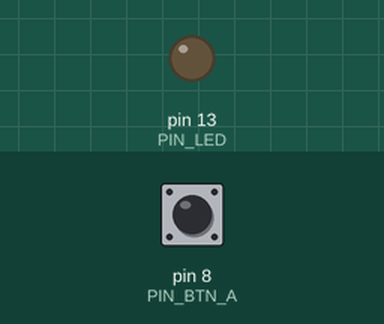
A sketch run on a simulated Arduino Uno, built with avr-gcc and run on an emulated ATmega328P. Shown: output pins drawn as LEDs (lit = HIGH). Inputs (shaded band) come from the test bench; at power-on: pin 8 (PIN_BTN_A) LOW. What the sketch prints to the serial monitor is not drawn.

Above: at 1.2 s.
1.3 s: pin 8 (PIN_BTN_A) pulled HIGH for 1 s
At 2.1 s:
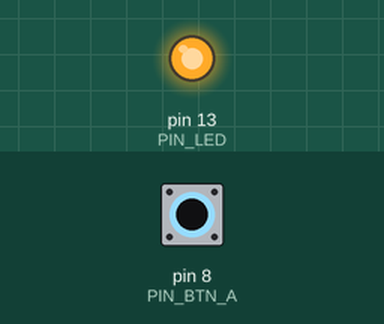
3.8 s: pin 8 (PIN_BTN_A) pulled HIGH for 3.2 s
At 7.7 s:
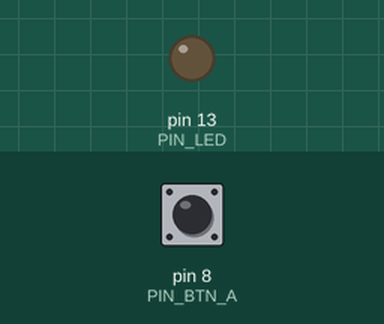
Timing chart, 0 to 9.2 s (numbered marks = the images above; inputs shaded):
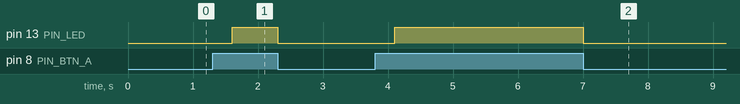

Measured:
- after the input at 1.3 s, pin 13 (PIN_LED): LOW → HIGH after 0.30 s, → LOW 0.70 s later
- after the input at 3.8 s, pin 13 (PIN_LED): LOW → HIGH after 0.30 s, → LOW 2.9 s later

The sketch:

simple_button.ino
```cpp
int PIN_LED = 13;
int PIN_BTN_A = 8;
int buttonA = 0;
int lastButtonA = 0;
unsigned long time1 = 0;
int HOLDTIME = 300;

void setup() {
  Serial.begin(9600);
  Serial.println("-- setup() --");
  pinMode(PIN_BTN_A, INPUT) ;    //スイッチに接続ピンをデジタル入力に設定
  pinMode(13, OUTPUT) ;  //ＬＥＤに接続ピンをデジタル出力に設定
}

void loop() {
  buttonA = digitalRead(PIN_BTN_A);
  //ボタンの状態が変化
  if(buttonA != lastButtonA) {
    if(buttonA == HIGH) {
      //ボタンが押された時間を保存
      time1 = millis();
    }
    //ボタンの状態を保存
    lastButtonA = buttonA;
  } else {
    //ボタンが押されてから1秒経過し、かつボタンの状態がHIGH
    if((millis() - time1 > HOLDTIME) && (buttonA == HIGH)){
        time1 = 0;
	digitalWrite(PIN_LED, HIGH);
    } else {
	digitalWrite(PIN_LED, LOW);
    }
  }
}
```
